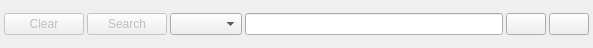
<?xml version="1.0" encoding="UTF-8"?>
<ui version="4.0">
 <class>SSearchBase</class>
 <widget class="QWidget" name="SSearchBase">
  <property name="geometry">
   <rect>
    <x>0</x>
    <y>0</y>
    <width>593</width>
    <height>48</height>
   </rect>
  </property>
  <property name="windowTitle">
   <string>SSearchBase</string>
  </property>
  <layout class="QHBoxLayout">
   <property name="spacing">
    <number>2</number>
   </property>
   <property name="leftMargin">
    <number>4</number>
   </property>
   <property name="topMargin">
    <number>4</number>
   </property>
   <property name="rightMargin">
    <number>4</number>
   </property>
   <property name="bottomMargin">
    <number>4</number>
   </property>
   <item>
    <layout class="QHBoxLayout">
     <property name="spacing">
      <number>3</number>
     </property>
     <item>
      <widget class="QPushButton" name="clearqPB">
       <property name="enabled">
        <bool>false</bool>
       </property>
       <property name="toolTip">
        <string>Erase search entry</string>
       </property>
       <property name="text">
        <string>Clear</string>
       </property>
       <property name="shortcut">
        <string/>
       </property>
      </widget>
     </item>
     <item>
      <widget class="QPushButton" name="searchPB">
       <property name="enabled">
        <bool>false</bool>
       </property>
       <property name="toolTip">
        <string>Start query</string>
       </property>
       <property name="text">
        <string>Search</string>
       </property>
       <property name="shortcut">
        <string/>
       </property>
      </widget>
     </item>
     <item>
      <widget class="QComboBox" name="searchTypCMB">
       <property name="focusPolicy">
        <enum>Qt::TabFocus</enum>
       </property>
       <property name="toolTip">
        <string>Choose search type.</string>
       </property>
      </widget>
     </item>
     <item>
      <widget class="QLineEdit" name="queryText">
       <property name="sizePolicy">
        <sizepolicy hsizetype="Expanding" vsizetype="Fixed">
         <horstretch>8</horstretch>
         <verstretch>0</verstretch>
        </sizepolicy>
       </property>
       <property name="minimumSize">
        <size>
         <width>155</width>
         <height>0</height>
        </size>
       </property>
      </widget>
     </item>
     <item>
      <widget class="QPushButton" name="historyPB">
       <property name="enabled">
        <bool>true</bool>
       </property>
       <property name="toolTip">
        <string>Show query history</string>
       </property>
       <property name="text">
        <string/>
       </property>
       <property name="icon">
        <iconset>
         <normalon>:/images/clock.png</normalon>
        </iconset>
       </property>
      </widget>
     </item>
     <item>
      <widget class="QPushButton" name="menuPB">
       <property name="enabled">
        <bool>true</bool>
       </property>
       <property name="toolTip">
        <string>Main menu</string>
       </property>
       <property name="text">
        <string/>
       </property>
       <property name="icon">
        <iconset>
         <normalon>:/images/menu.png</normalon>
        </iconset>
       </property>
      </widget>
     </item>
    </layout>
   </item>
  </layout>
 </widget>
 <layoutdefault spacing="6" margin="0"/>
 <resources>
  <include location="recoll.qrc"/>
 </resources>
 <connections/>
</ui>
